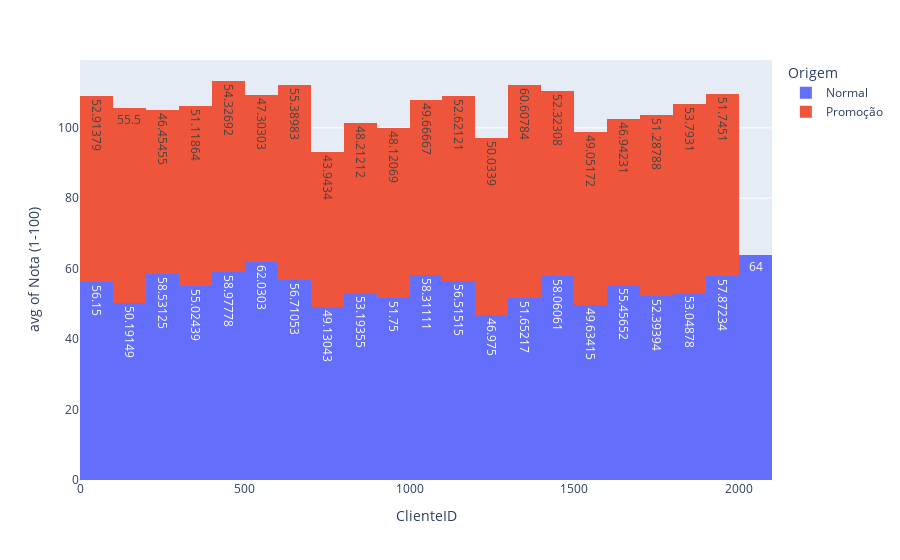
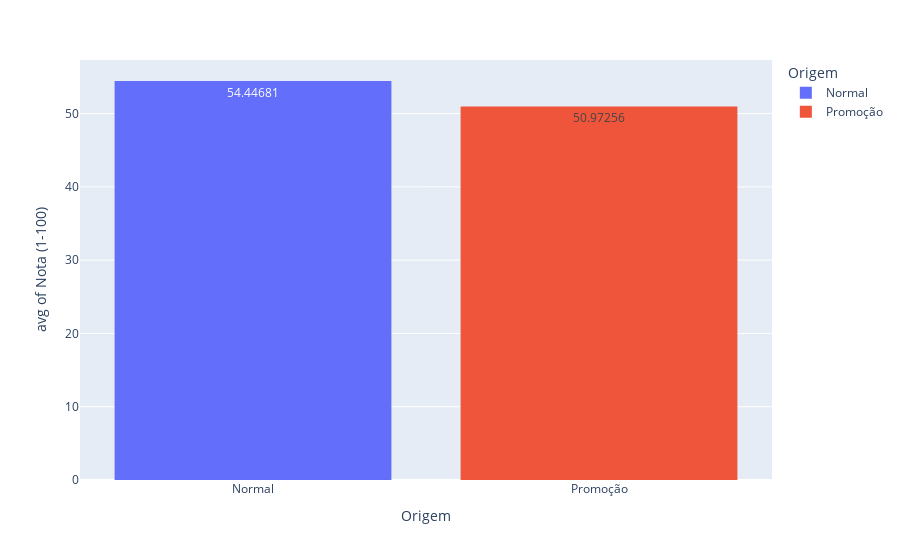
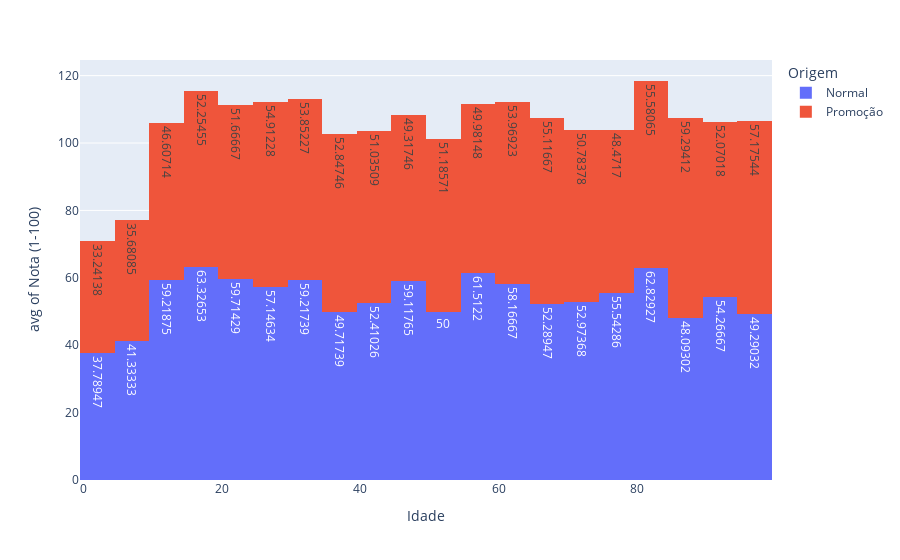
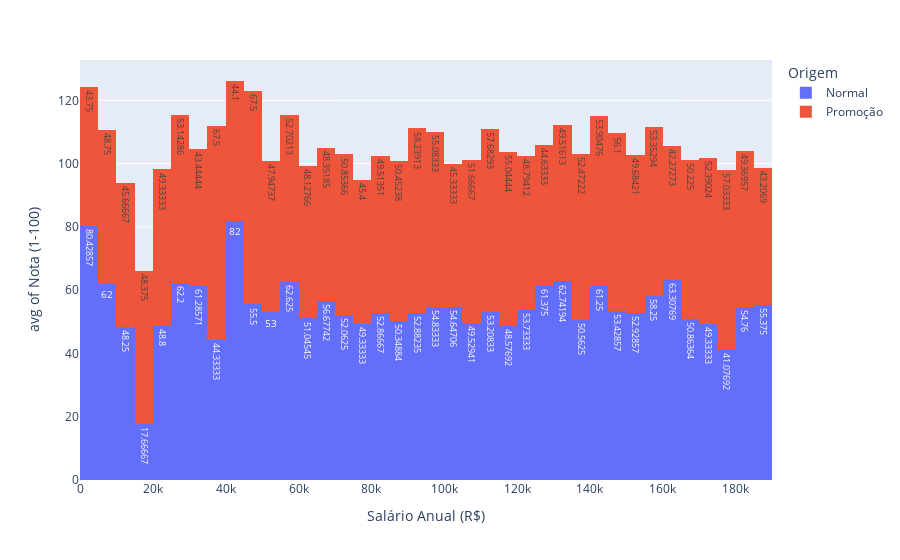

The notebook cell saved with these charts, in order:
### Code cell
#Passo 5: Análise COmpleta -> Entender como cada característica do cliente impacta na nota
for coluna in tabela.columns:
    grafico = grafico = px.histogram(tabela, x=coluna, y="Nota (1-100)", color="Origem", histfunc="avg", text_auto=True)
    grafico.show()

### Figure 1 — Plotly figure (JSON) as saved in the notebook; plotly's stock layout.template omitted (floating-point values rounded to 4 significant figures; data arrays with more than 128 entries replaced by an {"elided": "..."} marker saying what was removed)
{"data": [{"alignmentgroup": "True", "bingroup": "x", "histfunc": "avg", "hovertemplate": "Origem=Normal<br>ClienteID=%{x}<br>avg of Nota (1-100)=%{y}<extra></extra>", "legendgroup": "Normal", "marker": {"color": "#636efa", "pattern": {"shape": ""}}, "name": "Normal", "offsetgroup": "Normal", "orientation": "v", "showlegend": true, "texttemplate": "%{value}", "type": "histogram", "x": {"elided": "799 int values"}, "xaxis": "x", "y": {"elided": "799 int values"}, "yaxis": "y"}, {"alignmentgroup": "True", "bingroup": "x", "histfunc": "avg", "hovertemplate": "Origem=Promoção<br>ClienteID=%{x}<br>avg of Nota (1-100)=%{y}<extra></extra>", "legendgroup": "Promoção", "marker": {"color": "#EF553B", "pattern": {"shape": ""}}, "name": "Promoção", "offsetgroup": "Promoção", "orientation": "v", "showlegend": true, "texttemplate": "%{value}", "type": "histogram", "x": {"elided": "1166 int values"}, "xaxis": "x", "y": {"elided": "1166 int values"}, "yaxis": "y"}], "layout": {"barmode": "relative", "legend": {"title": {"text": "Origem"}, "tracegroupgap": 0}, "margin": {"t": 60}, "xaxis": {"anchor": "y", "domain": [0, 1], "title": {"text": "ClienteID"}}, "yaxis": {"anchor": "x", "domain": [0, 1], "title": {"text": "avg of Nota (1-100)"}}}}

### Figure 2 — Plotly figure (JSON) as saved in the notebook; plotly's stock layout.template omitted (floating-point values rounded to 4 significant figures; data arrays with more than 128 entries replaced by an {"elided": "..."} marker saying what was removed)
{"data": [{"alignmentgroup": "True", "bingroup": "x", "histfunc": "avg", "hovertemplate": "Origem=%{x}<br>avg of Nota (1-100)=%{y}<extra></extra>", "legendgroup": "Normal", "marker": {"color": "#636efa", "pattern": {"shape": ""}}, "name": "Normal", "offsetgroup": "Normal", "orientation": "v", "showlegend": true, "texttemplate": "%{value}", "type": "histogram", "x": {"elided": "799 str values"}, "xaxis": "x", "y": {"elided": "799 int values"}, "yaxis": "y"}, {"alignmentgroup": "True", "bingroup": "x", "histfunc": "avg", "hovertemplate": "Origem=%{x}<br>avg of Nota (1-100)=%{y}<extra></extra>", "legendgroup": "Promoção", "marker": {"color": "#EF553B", "pattern": {"shape": ""}}, "name": "Promoção", "offsetgroup": "Promoção", "orientation": "v", "showlegend": true, "texttemplate": "%{value}", "type": "histogram", "x": {"elided": "1166 str values"}, "xaxis": "x", "y": {"elided": "1166 int values"}, "yaxis": "y"}], "layout": {"barmode": "relative", "legend": {"title": {"text": "Origem"}, "tracegroupgap": 0}, "margin": {"t": 60}, "xaxis": {"anchor": "y", "categoryarray": ["Normal", "Promoção"], "categoryorder": "array", "domain": [0, 1], "title": {"text": "Origem"}}, "yaxis": {"anchor": "x", "domain": [0, 1], "title": {"text": "avg of Nota (1-100)"}}}}

### Figure 3 — Plotly figure (JSON) as saved in the notebook; plotly's stock layout.template omitted (floating-point values rounded to 4 significant figures; data arrays with more than 128 entries replaced by an {"elided": "..."} marker saying what was removed)
{"data": [{"alignmentgroup": "True", "bingroup": "x", "histfunc": "avg", "hovertemplate": "Origem=Normal<br>Idade=%{x}<br>avg of Nota (1-100)=%{y}<extra></extra>", "legendgroup": "Normal", "marker": {"color": "#636efa", "pattern": {"shape": ""}}, "name": "Normal", "offsetgroup": "Normal", "orientation": "v", "showlegend": true, "texttemplate": "%{value}", "type": "histogram", "x": {"elided": "799 int values"}, "xaxis": "x", "y": {"elided": "799 int values"}, "yaxis": "y"}, {"alignmentgroup": "True", "bingroup": "x", "histfunc": "avg", "hovertemplate": "Origem=Promoção<br>Idade=%{x}<br>avg of Nota (1-100)=%{y}<extra></extra>", "legendgroup": "Promoção", "marker": {"color": "#EF553B", "pattern": {"shape": ""}}, "name": "Promoção", "offsetgroup": "Promoção", "orientation": "v", "showlegend": true, "texttemplate": "%{value}", "type": "histogram", "x": {"elided": "1166 int values"}, "xaxis": "x", "y": {"elided": "1166 int values"}, "yaxis": "y"}], "layout": {"barmode": "relative", "legend": {"title": {"text": "Origem"}, "tracegroupgap": 0}, "margin": {"t": 60}, "xaxis": {"anchor": "y", "domain": [0, 1], "title": {"text": "Idade"}}, "yaxis": {"anchor": "x", "domain": [0, 1], "title": {"text": "avg of Nota (1-100)"}}}}

### Figure 4 — Plotly figure (JSON) as saved in the notebook; plotly's stock layout.template omitted (floating-point values rounded to 4 significant figures; data arrays with more than 128 entries replaced by an {"elided": "..."} marker saying what was removed)
{"data": [{"alignmentgroup": "True", "bingroup": "x", "histfunc": "avg", "hovertemplate": "Origem=Normal<br>Salário Anual (R$)=%{x}<br>avg of Nota (1-100)=%{y}<extra></extra>", "legendgroup": "Normal", "marker": {"color": "#636efa", "pattern": {"shape": ""}}, "name": "Normal", "offsetgroup": "Normal", "orientation": "v", "showlegend": true, "texttemplate": "%{value}", "type": "histogram", "x": {"elided": "799 int values"}, "xaxis": "x", "y": {"elided": "799 int values"}, "yaxis": "y"}, {"alignmentgroup": "True", "bingroup": "x", "histfunc": "avg", "hovertemplate": "Origem=Promoção<br>Salário Anual (R$)=%{x}<br>avg of Nota (1-100)=%{y}<extra></extra>", "legendgroup": "Promoção", "marker": {"color": "#EF553B", "pattern": {"shape": ""}}, "name": "Promoção", "offsetgroup": "Promoção", "orientation": "v", "showlegend": true, "texttemplate": "%{value}", "type": "histogram", "x": {"elided": "1166 int values"}, "xaxis": "x", "y": {"elided": "1166 int values"}, "yaxis": "y"}], "layout": {"barmode": "relative", "legend": {"title": {"text": "Origem"}, "tracegroupgap": 0}, "margin": {"t": 60}, "xaxis": {"anchor": "y", "domain": [0, 1], "title": {"text": "Salário Anual (R$)"}}, "yaxis": {"anchor": "x", "domain": [0, 1], "title": {"text": "avg of Nota (1-100)"}}}}
